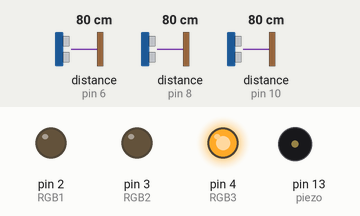
This sketch was run on a simulated Arduino Uno, built with avr-gcc and run on an emulated ATmega328P. On the bench: output pins drawn as LEDs (lit = HIGH), buzzer (waves = sounding). Wiring (inferred from the names in the program): 3 × ultrasonic range finder: trigger pin 7, echo pin 6 / trigger pin 9, echo pin 8 / trigger pin 11, echo pin 10. Dashed ring = blinking. The inputs (shaded band) are chosen by the test bench; at power-on: distance to the obstacle (sensors on pin 8, pin 10, pin 6) 80 cm. The echo pulse lasts 58.3 µs per cm; pins used as bus, display or sensor lines are not drawn; what the sketch prints to the serial monitor is not drawn.

Above: at 1.2 s.
1.3 s: distance to the obstacle (sensor on pin 8) set to 64 cm
4.3 s: distance to the obstacle (sensor on pin 8) set to 56 cm
At 4.69 s:
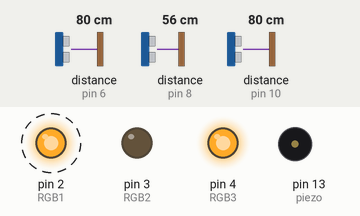
7.3 s: distance to the obstacle (sensor on pin 10) set to 45 cm
10.3 s: distance to the obstacle (sensor on pin 10) set to 37 cm
At 10.9 s:
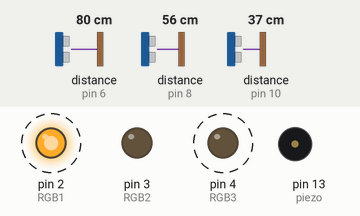
13.3 s: distance to the obstacle (sensor on pin 6) set to 64 cm
16.3 s: distance to the obstacle (sensor on pin 6) set to 59 cm
At 16.46 s:
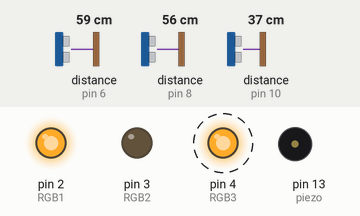
Timing chart, 0 to 20.3 s (numbered marks = the images above; inputs shaded):
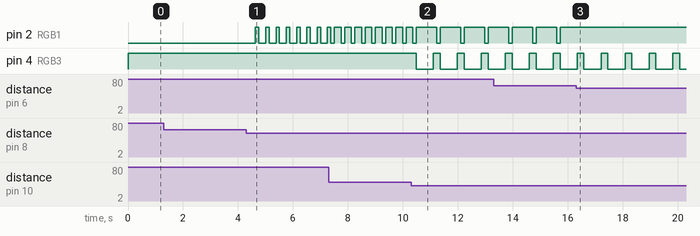

The sketch:

code.ino
```cpp
//Sensorsetup
#define echoPin1 10 //Back
#define trigPin1 11 //Back
#define echoPin2 8 //Right
#define trigPin2 9 //Right
#define echoPin3 6 //Left
#define trigPin3 7 //Left

//Variables declaration
int piezo = 13; //Piezo controller
int duration = 0;
int back_distance = 0; //Back distance chack
int right_distance = 0; //Right distance chack
int left_distance = 0; //Left distance chack
int RGB1 = 2; //Red color controller
int RGB2 = 3; //Blue color controller
int RGB3 = 4; //Green color controller

// Startup configs for Arduino
void setup()
{
  pinMode(piezo, OUTPUT);
  pinMode (RGB1, OUTPUT);
  pinMode (RGB2, OUTPUT);
  pinMode (RGB3, OUTPUT);

  //Settings for the back sensor
  pinMode(echoPin1, INPUT);
  pinMode(trigPin1, OUTPUT);

  //Settings for the right sensor
  pinMode(echoPin2, INPUT);
  pinMode(trigPin2, OUTPUT);

  //Settings for the left sensor
  pinMode(echoPin3, INPUT);
  pinMode(trigPin3, OUTPUT);

  Serial.begin(9600);
}

// Functions to check distance from sensor
void distance_check_back()
{
  digitalWrite(trigPin1, HIGH);
  delayMicroseconds(10);
  digitalWrite(trigPin1, LOW);
  duration = pulseIn(echoPin1, HIGH);
  back_distance = duration * 0.017;
  Serial.print("Back: ");
  Serial.print(back_distance);
  Serial.print("cm ");
}

void distance_check_right()
{
  digitalWrite(trigPin2, HIGH);
  delayMicroseconds(10);
  digitalWrite(trigPin2, LOW);
  duration = pulseIn(echoPin2, HIGH);
  right_distance = duration * 0.017;
  Serial.print("Right: ");
  Serial.print(right_distance);
  Serial.print("cm ");
}

void distance_check_left()
{
  digitalWrite(trigPin3, HIGH);
  delayMicroseconds(10);
  digitalWrite(trigPin3, LOW);
  duration = pulseIn(echoPin3, HIGH);
  left_distance = duration * 0.017;
  Serial.print("Left: ");
  Serial.print(left_distance);
  Serial.print("cm ");
}

//Control the three possible cases (OK - GREEN, CAUTION - YELLOW and DANGER - RED)
void green_case(){
  digitalWrite (RGB1, LOW);
  digitalWrite (RGB2, LOW);
  digitalWrite (RGB3, HIGH);
}

void yellow_case(){
  digitalWrite (RGB1, 255);
  digitalWrite (RGB2, LOW);
  digitalWrite (RGB3, 50);
}

void red_case(){
  digitalWrite (RGB1, HIGH);
  digitalWrite (RGB2, LOW);
  digitalWrite (RGB3, LOW);
  tone (piezo, 1000, 5);
  delay(500);
}

//Functions to control movement possibilities
void movement_control_back(){
 if (back_distance > 60){
   green_case();
 }else if (back_distance <= 60 and back_distance > 40){
   yellow_case();
 }else{
   red_case();
  }
}

void movement_control_left(){
 if (left_distance > 60){
   green_case();
 }else if (left_distance <= 60 and left_distance > 40){
   yellow_case();
 }else{
   red_case();
  }
}

void movement_control_right(){
 if (right_distance > 60){
   green_case();
 }else if (right_distance <= 60 and right_distance > 40){
   yellow_case();
 }else{
   red_case();
  }
}


// Main function
void loop()
{
  distance_check_back();
  movement_control_back();
  delay(120);

  distance_check_right();
  movement_control_right();
  delay(120);

  distance_check_left();
  movement_control_left();
  delay(120);
}
```

Measured:
- the behaviour switches between 62 and 61 cm on distance to the obstacle (sensor on pin 8) (found by bisection; images 0 and 1)
- the behaviour switches between 42 and 41 cm on distance to the obstacle (sensor on pin 10) (found by bisection; images 1 and 2)
- the behaviour switches between 62 and 61 cm on distance to the obstacle (sensor on pin 6) (found by bisection; images 2 and 3)
- after the input at 1.3 s, every drawn part: stays the same
- after the input at 4.3 s, pin 2 (RGB1): alternates HIGH for 0.13 s and LOW for 0.25 s, starting after 0.34 s
- after the input at 10.3 s, pin 2 (RGB1): alternates HIGH for 0.75 s and LOW for 0.12 s, starting after 0.94 s; pin 4 (RGB3): alternates HIGH for 0.25 s and LOW for 0.62 s, starting after 0.19 s
- after the input at 16.3 s, pin 2 (RGB1): stops changing and stays HIGH
